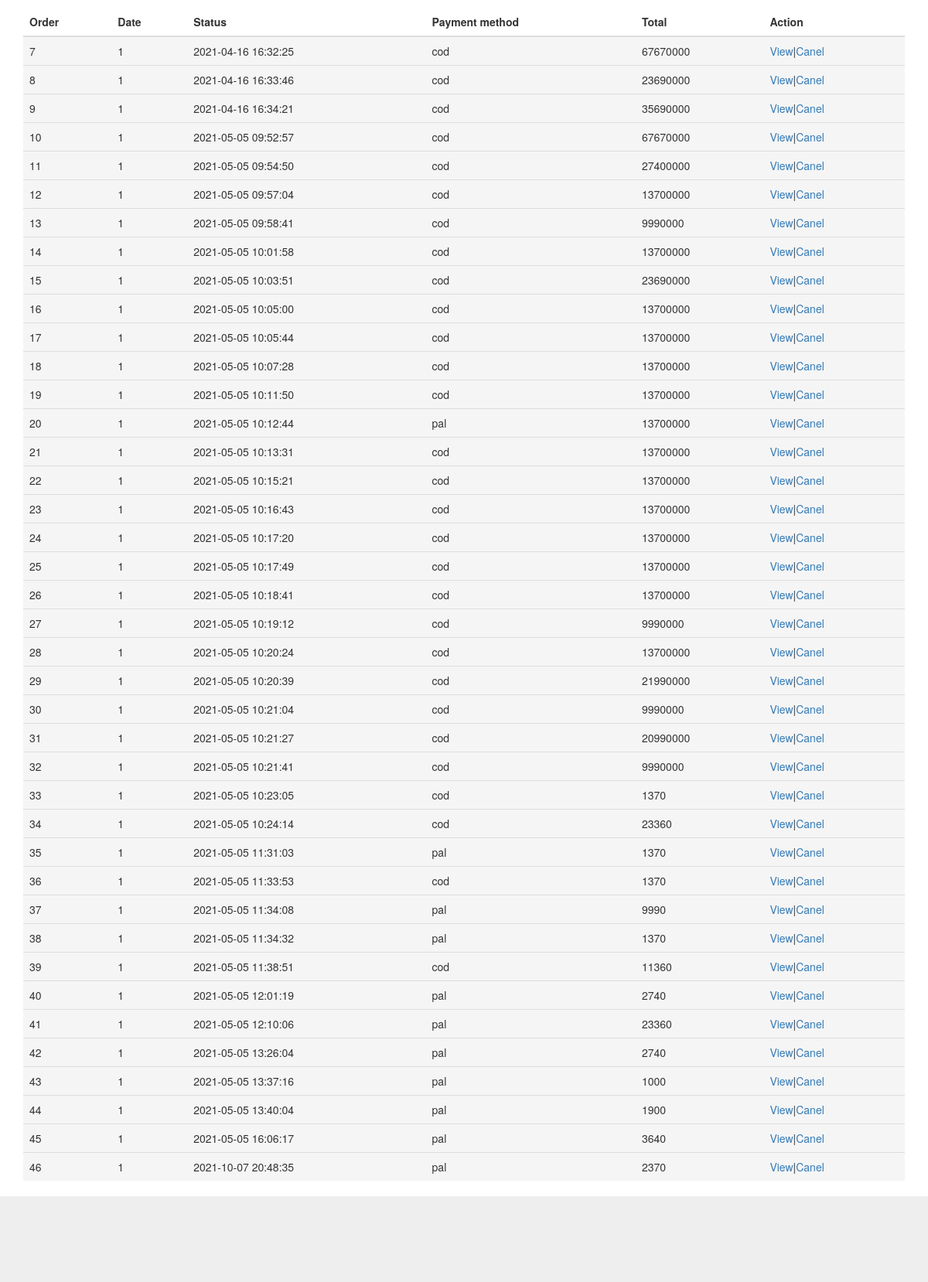
/my_order.php, run on the app's committed database.
### tables this page shows
CREATE TABLE `orders` (
  `id` int(11) NOT NULL,
  `uid` int(11) UNSIGNED NOT NULL,
  `totalprice` int(11) NOT NULL,
  `orderstatus` varchar(50) NOT NULL,
  `paymentmode` varchar(50) NOT NULL,
  `timestamp` datetime NOT NULL DEFAULT current_timestamp()
);

### my_order.php (the view, shortened to what this page needs)
<?php
include('template/header.php');
require('connect/connect.php');
?>
<div class="container">
  <table class="table">
    <thead>
      <tr>
        <th>Order</th>
        <th>Date</th>
        <th>Status</th>
        <th>Payment method</th>
        <th>Total</th>
        <th>Action</th>
      </tr>
    </thead>
    <tbody>
      <?php
    $sql = "select * from orders";
    $res = mysqli_query($connection,$sql);
    while ($r=mysqli_fetch_array($res)) {
      ?>
      <tr class="active">
        <td><?=$r['id'];?></td>
        <td><?=$r['uid'];?></td>
        <td><?=$r['timestamp'];?></td>
        <td><?=$r['paymentmode'];?></td>
        <td><?=$r['totalprice'];?></td>
        <td><a>View</a>|<a>Canel</a></td>
      </tr>
     <?php
    }?>
    </tbody>
  </table>
</div>
 <?php
 include ('template/footer.php');
 ?>

### data on the page
orders: id "7", uid "1", timestamp "2021-04-16 16:32:25", paymentmode "cod", totalprice "67670000"
orders: id "8", uid "1", timestamp "2021-04-16 16:33:46", paymentmode "cod", totalprice "23690000"
orders: id "9", uid "1", timestamp "2021-04-16 16:34:21", paymentmode "cod", totalprice "35690000"
orders: id "10", uid "1", timestamp "2021-05-05 09:52:57", paymentmode "cod", totalprice "67670000"
orders: id "11", uid "1", timestamp "2021-05-05 09:54:50", paymentmode "cod", totalprice "27400000"
orders: id "12", uid "1", timestamp "2021-05-05 09:57:04", paymentmode "cod", totalprice "13700000"
orders: id "13", uid "1", timestamp "2021-05-05 09:58:41", paymentmode "cod", totalprice "9990000"
orders: id "14", uid "1", timestamp "2021-05-05 10:01:58", paymentmode "cod", totalprice "13700000"
orders: id "15", uid "1", timestamp "2021-05-05 10:03:51", paymentmode "cod", totalprice "23690000"
orders: id "16", uid "1", timestamp "2021-05-05 10:05:00", paymentmode "cod", totalprice "13700000"
orders: id "17", uid "1", timestamp "2021-05-05 10:05:44", paymentmode "cod", totalprice "13700000"
orders: id "18", uid "1", timestamp "2021-05-05 10:07:28", paymentmode "cod", totalprice "13700000"
orders: id "19", uid "1", timestamp "2021-05-05 10:11:50", paymentmode "cod", totalprice "13700000"
orders: id "20", uid "1", timestamp "2021-05-05 10:12:44", paymentmode "pal", totalprice "13700000"
orders: id "21", uid "1", timestamp "2021-05-05 10:13:31", paymentmode "cod", totalprice "13700000"
orders: id "22", uid "1", timestamp "2021-05-05 10:15:21", paymentmode "cod", totalprice "13700000"
orders: id "23", uid "1", timestamp "2021-05-05 10:16:43", paymentmode "cod", totalprice "13700000"
orders: id "24", uid "1", timestamp "2021-05-05 10:17:20", paymentmode "cod", totalprice "13700000"
orders: id "25", uid "1", timestamp "2021-05-05 10:17:49", paymentmode "cod", totalprice "13700000"
orders: id "26", uid "1", timestamp "2021-05-05 10:18:41", paymentmode "cod", totalprice "13700000"
orders: id "27", uid "1", timestamp "2021-05-05 10:19:12", paymentmode "cod", totalprice "9990000"
orders: id "28", uid "1", timestamp "2021-05-05 10:20:24", paymentmode "cod", totalprice "13700000"
orders: id "29", uid "1", timestamp "2021-05-05 10:20:39", paymentmode "cod", totalprice "21990000"
orders: id "30", uid "1", timestamp "2021-05-05 10:21:04", paymentmode "cod", totalprice "9990000"
orders: id "31", uid "1", timestamp "2021-05-05 10:21:27", paymentmode "cod", totalprice "20990000"
orders: id "32", uid "1", timestamp "2021-05-05 10:21:41", paymentmode "cod", totalprice "9990000"
orders: id "33", uid "1", timestamp "2021-05-05 10:23:05", paymentmode "cod", totalprice "1370"
orders: id "34", uid "1", timestamp "2021-05-05 10:24:14", paymentmode "cod", totalprice "23360"
orders: id "35", uid "1", timestamp "2021-05-05 11:31:03", paymentmode "pal", totalprice "1370"
orders: id "36", uid "1", timestamp "2021-05-05 11:33:53", paymentmode "cod", totalprice "1370"
orders: id "37", uid "1", timestamp "2021-05-05 11:34:08", paymentmode "pal", totalprice "9990"
orders: id "38", uid "1", timestamp "2021-05-05 11:34:32", paymentmode "pal", totalprice "1370"
orders: id "39", uid "1", timestamp "2021-05-05 11:38:51", paymentmode "cod", totalprice "11360"
orders: id "40", uid "1", timestamp "2021-05-05 12:01:19", paymentmode "pal", totalprice "2740"
orders: id "41", uid "1", timestamp "2021-05-05 12:10:06", paymentmode "pal", totalprice "23360"
orders: id "42", uid "1", timestamp "2021-05-05 13:26:04", paymentmode "pal", totalprice "2740"
orders: id "43", uid "1", timestamp "2021-05-05 13:37:16", paymentmode "pal", totalprice "1000"
orders: id "44", uid "1", timestamp "2021-05-05 13:40:04", paymentmode "pal", totalprice "1900"
orders: id "45", uid "1", timestamp "2021-05-05 16:06:17", paymentmode "pal", totalprice "3640"
orders: id "46", uid "1", timestamp "2021-10-07 20:48:35", paymentmode "pal", totalprice "2370"
